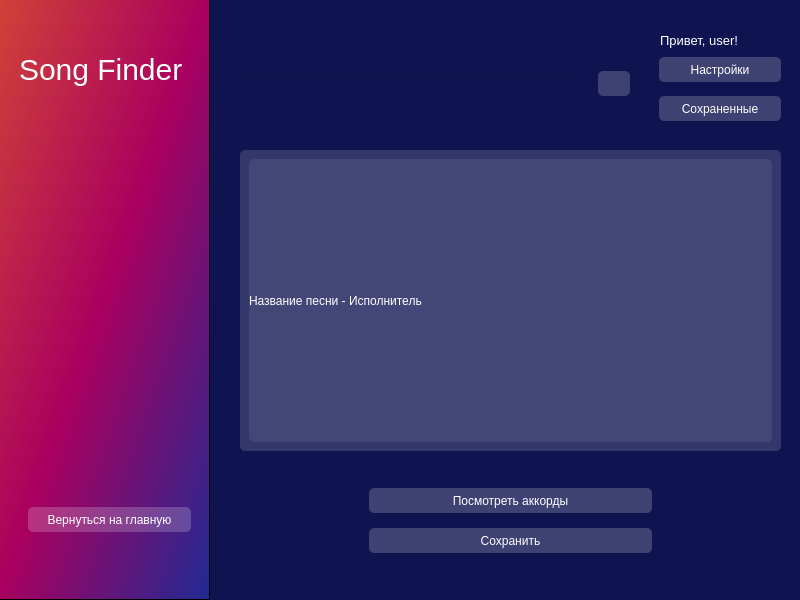
<?xml version="1.0" encoding="UTF-8"?>
<ui version="4.0">
 <class>MainWindow</class>
 <widget class="QMainWindow" name="MainWindow">
  <property name="geometry">
   <rect>
    <x>0</x>
    <y>0</y>
    <width>800</width>
    <height>600</height>
   </rect>
  </property>
  <property name="minimumSize">
   <size>
    <width>800</width>
    <height>600</height>
   </size>
  </property>
  <property name="maximumSize">
   <size>
    <width>800</width>
    <height>600</height>
   </size>
  </property>
  <property name="windowTitle">
   <string>SongFinder</string>
  </property>
  <property name="styleSheet">
   <string notr="true">background-color: #0F1450;</string>
  </property>
  <widget class="QWidget" name="centralwidget">
   <widget class="QFrame" name="frame">
    <property name="geometry">
     <rect>
      <x>-1</x>
      <y>-1</y>
      <width>211</width>
      <height>601</height>
     </rect>
    </property>
    <property name="styleSheet">
     <string notr="true">background-color: qlineargradient(x1:0, y1:0, x2:1, y2:1, stop:0 #D14237, stop:0.5 #A9005F, stop:1 #202A93);</string>
    </property>
    <property name="frameShape">
     <enum>QFrame::StyledPanel</enum>
    </property>
    <property name="frameShadow">
     <enum>QFrame::Raised</enum>
    </property>
    <widget class="QFrame" name="frame_4">
     <property name="geometry">
      <rect>
       <x>20</x>
       <y>470</y>
       <width>181</width>
       <height>101</height>
      </rect>
     </property>
     <property name="styleSheet">
      <string notr="true">background-color: rgba(255, 255, 255, 0)</string>
     </property>
     <layout class="QVBoxLayout" name="verticalLayout_6">
      <item>
       <widget class="QPushButton" name="return_btn">
        <property name="cursor">
         <cursorShape>PointingHandCursor</cursorShape>
        </property>
        <property name="styleSheet">
         <string notr="true">height: 25px;
border-radius: 5px;
color: #FFF;
background-color: rgba(255, 255, 255, 50);</string>
        </property>
        <property name="text">
         <string>Вернуться на главную</string>
        </property>
       </widget>
      </item>
     </layout>
    </widget>
    <widget class="QLabel" name="title">
     <property name="geometry">
      <rect>
       <x>20</x>
       <y>40</y>
       <width>201</width>
       <height>61</height>
      </rect>
     </property>
     <property name="maximumSize">
      <size>
       <width>721</width>
       <height>16777215</height>
      </size>
     </property>
     <property name="styleSheet">
      <string notr="true">font-size: 30px;
text-align: center;
color: #FFF;
background-color: rgba(255, 255, 255, 0);</string>
     </property>
     <property name="text">
      <string>Song Finder</string>
     </property>
    </widget>
   </widget>
   <widget class="QLabel" name="hello">
    <property name="geometry">
     <rect>
      <x>660</x>
      <y>30</y>
      <width>131</width>
      <height>20</height>
     </rect>
    </property>
    <property name="font">
     <font>
      <pointsize>10</pointsize>
     </font>
    </property>
    <property name="styleSheet">
     <string notr="true">color: rgb(255, 255, 255);</string>
    </property>
    <property name="text">
     <string>Привет, user!</string>
    </property>
   </widget>
   <widget class="QScrollArea" name="song">
        <property name="geometry">
                <rect>
                <x>240</x>
                <y>150</y>
                <width>541</width>
                <height>301</height>
                </rect>
        </property>
        <property name="styleSheet">
                <string notr="true">height: 25px;
        border-radius: 5px;
        color: #FFF;
        background-color: rgba(255, 255, 255, 20);</string>
        </property>
        <property name="widgetResizable">
                <bool>true</bool>
        </property>
        <widget class="QWidget" name="scrollAreaWidgetContents">
                <property name="geometry">
                <rect>
                        <x>0</x>
                        <y>0</y>
                        <width>541</width>
                        <height>301</height>
                </rect>
                </property>
                <layout class="QVBoxLayout" name="verticalLayout">
                <item>
                        <widget class="QLabel" name="song_label">
                        <property name="text">
                                <string>Название песни - Исполнитель</string>
                        </property>
                        </widget>
                </item>
                </layout>
        </widget>
        </widget>
   <widget class="QFrame" name="frame_6">
    <property name="geometry">
     <rect>
      <x>650</x>
      <y>40</y>
      <width>140</width>
      <height>100</height>
     </rect>
    </property>
    <property name="styleSheet">
     <string notr="true">background-color: rgba(255, 255, 255, 0)</string>
    </property>
    <layout class="QVBoxLayout" name="verticalLayout_8">
     <item>
      <widget class="QPushButton" name="settings_btn">
       <property name="cursor">
        <cursorShape>PointingHandCursor</cursorShape>
       </property>
       <property name="styleSheet">
        <string notr="true">height: 25px;
border-radius: 5px;
color: #FFF;
background-color: rgba(255, 255, 255, 50);</string>
       </property>
       <property name="text">
        <string>Настройки</string>
       </property>
      </widget>
     </item>
     <item>
      <widget class="QPushButton" name="saved_btn">
       <property name="cursor">
        <cursorShape>PointingHandCursor</cursorShape>
       </property>
       <property name="styleSheet">
        <string notr="true">height: 25px;
border-radius: 5px;
color: #FFF;
background-color: rgba(255, 255, 255, 50);</string>
       </property>
       <property name="text">
        <string>Сохраненные</string>
       </property>
      </widget>
     </item>
    </layout>
   </widget>
   <widget class="QFrame" name="frame_7">
    <property name="geometry">
     <rect>
      <x>230</x>
      <y>40</y>
      <width>401</width>
      <height>61</height>
     </rect>
    </property>
    <property name="styleSheet">
     <string notr="true">background-color: rgba(255, 255, 255, 0)</string>
    </property>
    <widget class="QWidget" name="">
     <property name="geometry">
      <rect>
       <x>9</x>
       <y>30</y>
       <width>391</width>
       <height>27</height>
      </rect>
     </property>
     <layout class="QHBoxLayout" name="horizontalLayout">
      <property name="spacing">
       <number>20</number>
      </property>
      <item>
       <widget class="QLineEdit" name="search">
        <property name="styleSheet">
         <string notr="true">color: rgb(255, 255, 255);</string>
        </property>
       </widget>
      </item>
      <item>
       <widget class="QPushButton" name="search_btn">
        <property name="cursor">
         <cursorShape>PointingHandCursor</cursorShape>
        </property>
        <property name="styleSheet">
         <string notr="true">height: 25px;
border-radius: 5px;
color: #FFF;
background-color: rgba(255, 255, 255, 50);</string>
        </property>
        <property name="text">
         <string/>
        </property>
        <property name="icon">
         <iconset resource="res.qrc">
          <normaloff>:/icons/icons/search.svg</normaloff>:/icons/icons/search.svg</iconset>
        </property>
       </widget>
      </item>
     </layout>
    </widget>
   </widget>
   <widget class="QFrame" name="frame_5">
    <property name="geometry">
     <rect>
      <x>360</x>
      <y>470</y>
      <width>301</width>
      <height>101</height>
     </rect>
    </property>
    <property name="styleSheet">
     <string notr="true">background-color: rgba(255, 255, 255, 0)</string>
    </property>
    <layout class="QVBoxLayout" name="verticalLayout_7">
     <item>
      <widget class="QPushButton" name="view_btn">
       <property name="cursor">
        <cursorShape>PointingHandCursor</cursorShape>
       </property>
       <property name="styleSheet">
        <string notr="true">height: 25px;
border-radius: 5px;
color: #FFF;
background-color: rgba(255, 255, 255, 50);</string>
       </property>
       <property name="text">
        <string>Посмотреть аккорды</string>
       </property>
      </widget>
     </item>
     <item>
      <widget class="QPushButton" name="save_btn">
       <property name="cursor">
        <cursorShape>PointingHandCursor</cursorShape>
       </property>
       <property name="styleSheet">
        <string notr="true">height: 25px;
border-radius: 5px;
color: #FFF;
background-color: rgba(255, 255, 255, 50);</string>
       </property>
       <property name="text">
        <string>Сохранить</string>
       </property>
      </widget>
     </item>
    </layout>
   </widget>
  </widget>
 </widget>
 <resources>
  <include location="res.qrc"/>
 </resources>
 <connections/>
</ui>
